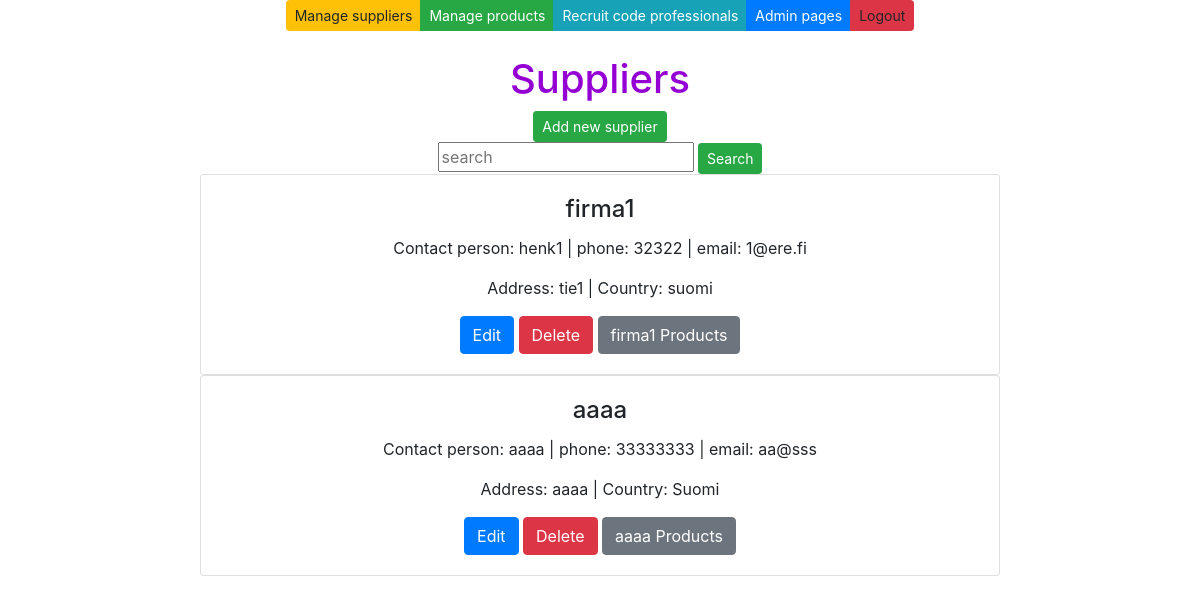
The app's page /suppliers/, older data.
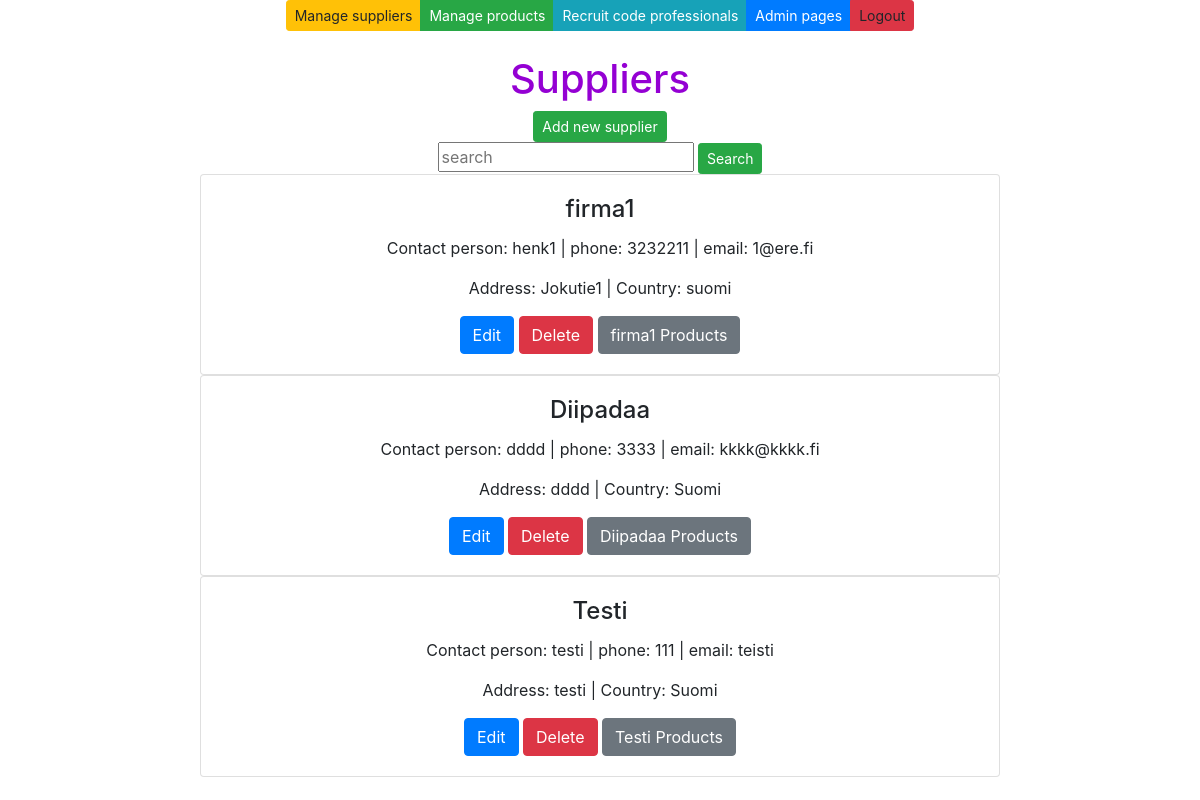
The same page, newer data.
### app/models.py (models this page shows, shortened)
class Supplier(models.Model):
    companyname = models.CharField(max_length = 50, default="firma")
    contactname = models.CharField(max_length = 50, default="firma")
    address = models.CharField(max_length = 100, default="firma")
    phone = models.CharField(max_length = 20, default="firma")
    email = models.CharField(max_length = 50, default="firma")
    country = models.CharField(max_length = 50, default="firma")

### app/views.py (the view)
# urls.py: path('suppliers/', supplierlistview),
def supplierlistview(request):
    supplierlist = Supplier.objects.all()
    context = {'suppliers': supplierlist}
    return render (request,"supplierlist.html",context)

### app/templates/supplierlist.html (shortened to what this page needs)
{% extends 'index.html' %}
{% block content %}
<br />
<br />
<h1 style="color: darkviolet">Suppliers</h1>
<button id="add-btn" class="btn btn-success btn-sm" onclick="showaddform()">Add new supplier</button>
        <form method="post" action="/search-suppliers/">
            <input class="card-text" class="card-text" type="text" placeholder="search" name="search">
            <input type="submit" value="Search" class="btn btn-success btn-sm" name="">
        </form>
{% for s in suppliers %}
<div class="card" style="width: 50rem;">
    <div class="card-body">
        <h4 class="card-title">{{s.companyname}}</h4>
        <p class="card-text">Contact person: {{s.contactname}} | phone: {{s.phone}} | email: {{s.email}} </p>
        <p class="card-text">Address: {{s.address}} | Country: {{s.country}}</p>
        <a href="/edit-supplier-get/{{s.id}}/" class="btn btn-primary">Edit</a>
        <a href="/confirm-delete-supplier/{{s.id}}/" class="btn btn-danger">Delete</a>
        <a href="/products-by-supplier/{{s.id}}/" class="btn btn-secondary">{{s.companyname}} Products</a>
    </div>
</div>
{% empty %}
<div class="card" style="width: 50rem;">
    <div class="card-body">
        <p class="card-text">No suppliers found in the database </p>
    </div>
</div>
{%endfor%}
{% endblock %}

### app/templates/index.html (shortened to what this page needs)
<!DOCTYPE html>
<html>
<head>
    <link rel="stylesheet" href="https://stackpath.bootstrapcdn.com/bootstrap/4.5.0/css/bootstrap.min.css"
>
    <link rel="stylesheet" href="https://cdnjs.cloudflare.com/ajax/libs/font-awesome/5.11.2/css/all.min.css">
</head>
<body>
    <div class="container">
        <center>
            <div class="btn-group" role="group">
                <a class="btn btn-warning btn-sm" href="/suppliers">Manage suppliers</a>
                <a class="btn btn-success btn-sm" href="/products">Manage products</a>
                <a class="btn btn-info btn-sm" href="http://careeria.fi">Recruit code professionals</a>
                <a class="btn btn-primary btn-sm" href="/admin">Admin pages</a>
                <a class="btn btn-danger btn-sm">Logout</a>
            </div>
            {% block content %}
            {% endblock %}
        </center>
    </div>
</body>
</html>

Row changes from the older to the newer data that the page shows:
removed Supplier: companyname "aaaa", contactname "aaaa", phone "33333333", email "aa@sss", address "aaaa", country "Suomi"
changed Supplier "firma1": phone "32322" → "3232211"; address "tie1" → "Jokutie1"
added Supplier: companyname "Diipadaa", contactname "dddd", phone "3333", email "kkkk@kkkk.fi", address "dddd", country "Suomi"
added Supplier: companyname "Testi", contactname "testi", phone "111", email "teisti", address "testi", country "Suomi"
